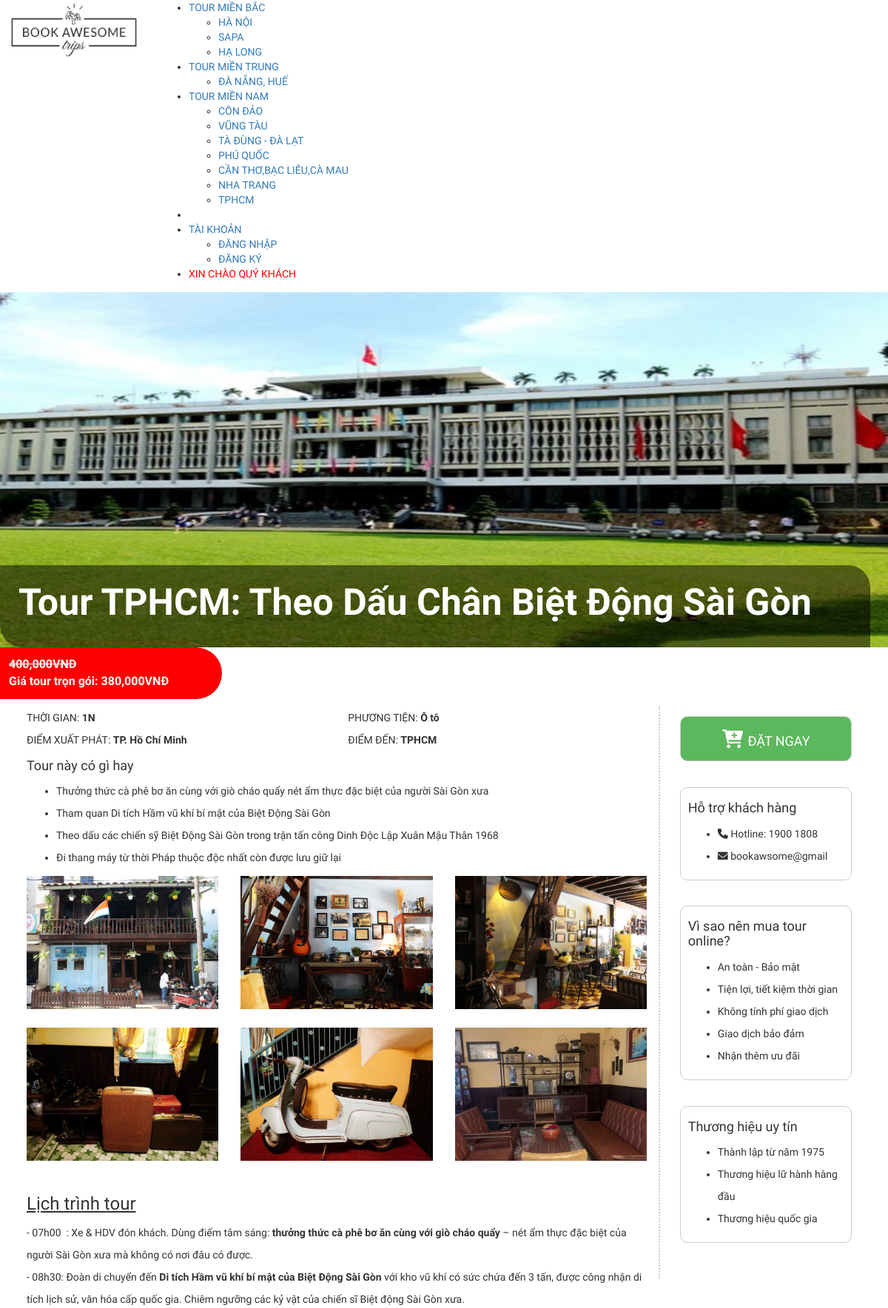
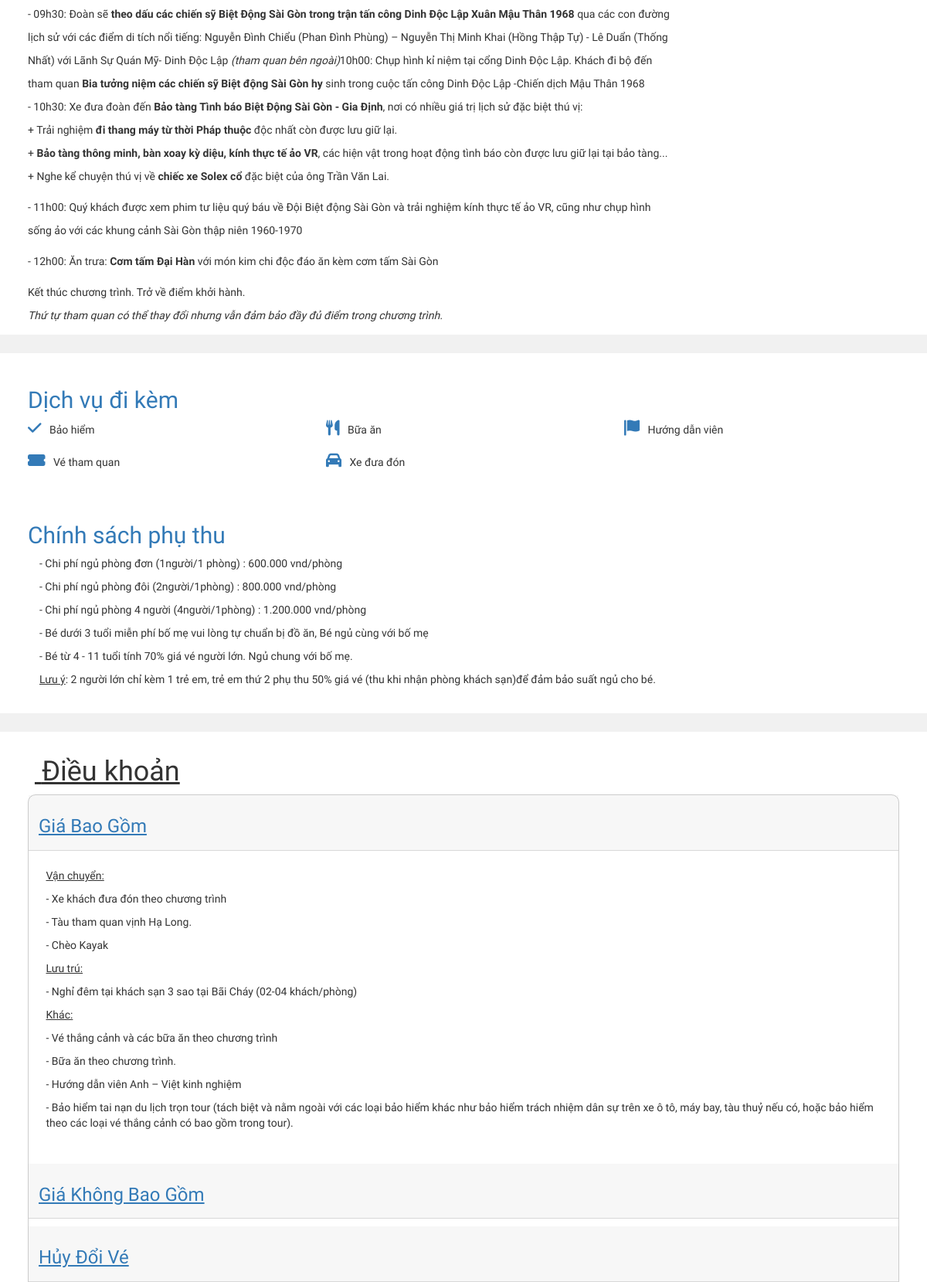
The page /index.php?action=home&act=detailTour&id=12 (upper part) on the database its author committed (2 pictures, top to bottom).
### tables this page shows
CREATE TABLE `tour` (
  `tourID` int(11) NOT NULL,
  `tourName` varchar(128) NOT NULL,
  `startingPoint` varchar(128) NOT NULL,
  `destination` varchar(128) NOT NULL,
  `time` varchar(128) NOT NULL,
  `transport` varchar(128) NOT NULL,
  `begin` date DEFAULT NULL,
  `end` date DEFAULT NULL,
  `priceTour` int(11) NOT NULL,
  `sale` varchar(11) NOT NULL,
  `saleTour` int(11) NOT NULL,
  `numPeople` int(11) NOT NULL,
  `thumbnail` text NOT NULL,
  `galleries` longtext NOT NULL,
  `typeTour` int(11) NOT NULL,
  `typeDestination` varchar(5) DEFAULT NULL,
  `schedule` text NOT NULL,
  `detailTour` text NOT NULL
);

### Model/connect.php (called while the page is built, shortened)
<?php
class connect
{
	var $db=null;
	public function __construct()
	{
		$dsn='mysql:host=localhost;dbname=mytour2';
		$user='root';
		$pass='';
		$this->db=new PDO($dsn,$user,$pass,array(PDO::MYSQL_ATTR_INIT_COMMAND=>"SET NAMES utf8"));
	}
	public function getInstance($select)
	{
		$results=$this->db->query($select);
		$result=$results->fetch();
		return $result;
	}
}
?>

### Model/tour.php (called while the page is built, shortened)
<?php
    class Tour {
        public function getDetailTour($id) {
            $db = new connect();
            $selectDB = "SELECT * FROM tour where tourID = $id";
            $result = $db->getInstance($selectDB);
            return $result;
        }
    }
?>

### View/tour_detail.php (the view, shortened to what this page needs)
<section class="tour-detail container-fluid" style="padding: 0">
    <?php
    if (isset($_GET['id'])) {
        $id = $_GET['id'];
        $tour = new Tour();
        $result = $tour->getDetailTour($id);
    }
    ?>
    <div class="pageTitle page-image-tour-tag " style="position: relative; ;">
        <img src="Content/images/Tour/<?php echo $result['thumbnail']; ?>" alt="" style="height: 480px; width: 100%;">
        <div class="background-description">
            <p class="tour-banner-title"><?php echo $result['tourName']; ?></p>
        </div>
    </div>
    <section class="mainContentSection singlePackage " style="background-color: white;">
        <div class="promotion-tour  " style="background-color: white;">
            <div class="text-promotion-tour  " style="color: white;; font-size:14px;font-weight: bold;padding: 0">
                <?php
                if ($result['saleTour'] > 0) :
                ?>
                    <p class="price old-price" style="background: red;width: 25%;padding: 1%;font-size: 16px; border-radius: 0 53px 53px 0;"> <del><?php echo number_format($result['priceTour']); ?>VNĐ</del><br>
                        Giá tour trọn gói: <?php echo number_format($result['saleTour']); ?>VNĐ</p>
                <?php
                endif;
                ?>
            </div>
        </div>
        <div class=" detail-tour-kiritm" style="padding: 0 3%;">
            <div class="row" style="line-height: 30px;">
                <div class="col-md-9 col-sm-12 col-xs-12">
                    <div class="info-tour" style="position: relative;">
                        <div class="row-info">
                            <div class="row">
                                <div class="col-md-6 col-sm-6 col-xs-12">
                                    <span class="text-uppercase">Thời gian:</span>
                                    <b><?php echo $result['time']; ?></b>
                                </div>
                                <div class="col-md-6 col-sm-6 col-xs-12">
                                    <span class="text-uppercase">Phương tiện:</span>
                                    <b class="text-strong">
                                        <?php echo $result['transport']; ?>
                                    </b>
                                </div>
                            </div>
                            <div class="row">
                                <div class="col-md-6 col-sm-6 col-xs-12">
                                    <span class="text-uppercase">Điểm xuất phát:</span>
                                    <b class="text-strong"><?php echo $result['startingPoint']; ?> </b>
                                </div>
                                <div class="col-md-6 col-sm-6 col-xs-12">
                                    <span class="text-uppercase">Điểm đến:</span>
                                    <b class="text-strong"><?php echo $result['destination']; ?></b>
                                </div>
                            </div>
                        </div>
                    </div>
                    <div class="row-description">
                        <h4 class="title-description">Tour này có gì hay</h4>
                        <?php echo $result['schedule']; ?>
                    </div>
                    <div class="row row-image-box isdesktop">
                        <?php
                        $sub = explode(',', $result['galleries']);
                        foreach ($sub as $key => $galleries) :
                        ?>
                            <div class="col-md-4 col-sm-6 col-xs-12 isotopeSelector " style="margin-bottom: 25px">
                                <img style="width:100%; height:180px" alt="image tour" src="Content/images/Tour/<?php echo $galleries; ?>">
                            </div>
                        <?php
                        endforeach;
                        ?>
                    </div>
                    <div class="content-detail">
                        <h3 class="title-description"> <u>Lịch trình tour</u> </h3>
                        <?php echo $result['detailTour']; ?>
                    </div>
                </div>
                <div class="col-md-3 col-sm-12 col-xs-12">
                    <div class="row" style="padding: 5%; border-left: 2px dotted #80808063;">
                        <div class="col-md-12 col-sm-4 col-xs-12">
                            <a href="index.php?action=cart&act=infoCustomer&id=<?php echo $result['tourID']; ?>"><button type="button" class=" btn-success" style=" border: 1px solid #ccc;padding: 3% 4%;border-radius: 10px; margin-bottom: 15%; width: 100%;">
                                    <h4><i class="fas fa-cart-plus" style="font-size: 25px; margin-right: 3%;"> </i>ĐẶT NGAY</h4>
                                </button></a>
                        </div>
                        <div>
                            <div class="col-md-12 col-sm-4 col-xs-12">
                                <div class="right-detail-tour-box" id="boxInfoSuportSgt" style=" border: 1px solid #ccc;padding: 3% 4%;border-radius: 10px; margin-bottom: 15%;">
                                    <h4 class="title">Hỗ trợ khách hàng</h4>
                                    <ul class="list-rows">
                                        <li class="item">
                                            <i class="fas fa-phone"></i>
                                            <span class="text">Hotline: 1900 1808</span>
                                        </li>
                                        <li class="item">
                                            <i class="fas fa-envelope"></i>
                                            <span class="text">bookawsome@gmail</span>
                                        </li>
                                    </ul>
                                </div>
                            </div>
                            <div class="col-md-12 col-sm-4 col-xs-12">
                                <div class="right-detail-tour-box" style=" border: 1px solid #ccc;padding: 3% 4%; border-radius: 10px; margin-bottom: 15%;">
                                    <h4 class="title">Vì sao nên mua tour online?</h4>
                                    <ul class="list-rows">
                                        <li class="item">An toàn - Bảo mật</span> </li>
                                        <li class="item">Tiện lợi, tiết kiệm thời gian</span> </li>
                                        <li class="item">Không tính phí giao dịch</span> </li>
                                        <li class="item">Giao dịch bảo đảm</span> </li>
                                        <li class="item">Nhận thêm ưu đãi</span></li>
                                    </ul>
                                </div>
                            </div>
                            <div class="col-md-12 col-sm-4 col-xs-12">
                                <div class="right-detail-tour-box" style=" border: 1px solid #ccc;padding: 3% 4%; border-radius: 10px;margin-bottom: 15%">
                                    <h4 class="title">Thương hiệu uy tín</h4>
                                    <ul class="list-rows">
                                        <li class="item">Thành lập từ năm 1975</span> </li>
                                        <li class="item">Thương hiệu lữ hành hàng đầu</span></li>
                                        <li class="item">Thương hiệu quốc gia</span></li>
                                    </ul>
                                </div>
                            </div>
                        </div>
                    </div>
                </div>
            </div>
        </div>
    </section>
    <div style=" margin: 2% 0; background:white">
        <div class="col-xs-12" style="background:white;padding: 2% 3%;">
            <h2 class="tourDetailheadLine text-primary">Dịch vụ đi kèm</h2>
            <div class="row tourService">
                <div class="col-xs-6 col-sm-4 tourServiceItem">
                    <span><i class="fas fa-check text-primary" style="font-size:20px"></i></i> &nbsp;&nbsp;Bảo hiểm</span>
                </div>
                <div class="col-xs-6 col-sm-4 tourServiceItem">
                    <span><i class="fas fa-utensils text-primary" style="font-size:20px"></i> &nbsp;&nbsp;Bữa ăn</span>
                </div>
                <div class="col-xs-6 col-sm-4 tourServiceItem">
                    <span><i class="fas fa-flag text-primary" style="font-size:20px"></i> &nbsp;&nbsp;Hướng dẫn viên</span>
                </div>
                <div class="col-xs-6 col-sm-4 tourServiceItem" style="margin-top:20px">
                    <span><i class="fas fa-ticket-alt text-primary" style="font-size:20px"></i> &nbsp;&nbsp;Vé tham quan</span>
                </div>
                <div class="col-xs-6 col-sm-4 tourServiceItem" style="margin-top:20px">
                    <span><i class="fas fa-car text-primary" style="font-size:20px"></i>&nbsp; &nbsp;Xe đưa đón</span>
                </div>
            </div>
        </div>
        <div class="col-xs-12" style="background:white; padding: 2% 3%;">
            <h2 class="text-primary"> Chính sách phụ thu</h2>
            <div class="col-xs-12">
                <p> -&nbsp;Chi phí ngủ phòng đơn (1người/1 phòng) : 600.000 vnd/phòng<br></p>
                <p>-&nbsp;Chi phí ngủ phòng đôi (2người/1phòng) : 800.000 vnd/phòng<br></p>
                <p> -&nbsp;Chi phí ngủ phòng 4 người (4người/1phòng) : 1.200.000 vnd/phòng<br></p>
                <p>-&nbsp;Bé dưới 3 tuổi miễn phí bố mẹ vui lòng tự chuẩn bị đồ ăn, Bé ngủ cùng với bố mẹ </p>
                <p>- Bé từ 4 - 11 tuổi tính 70% giá vé người lớn. Ngủ chung với bố mẹ.&nbsp;</p>
                <p><span style="text-decoration: underline;">Lưu ý</span>: 2 người lớn chỉ kèm 1 trẻ em, trẻ em thứ 2 phụ thu 50% giá vé (thu khi nhận phòng khách sạn)để đảm bảo suất ngủ cho bé.&nbsp;</p>
            </div>
        </div>
    </div>
    <div style="background:white;padding:1% 3%;margin: 2% 0;">
        <h1>  <u> Điều khoản</u> </h1>
        <div id="accordion" style="border: 1px solid #ccc; border-radius: 10px; ">
            <div class="card active">
                <div class="card-header" id="headingOne">
                    <div class="mb-0 collapse2">
                        <button class="btn btn-link collapsed" data-toggle="collapse" data-target="#collapseOne" aria-expanded="false" aria-controls="collapseOne">
                            <u><h3>Giá Bao Gồm</h3></u>
                        </button>
                    </div>
                </div>
                <div id="collapseOne" class="collapse3 active" aria-labelledby="headingOne" data-parent="#accordion" style=" padding:2%">
                    <div>
                        <p><span style="text-decoration: underline;">Vận chuyển:</span></p>
                        <p>- Xe khách đưa đón theo chương trình</p>
                        <p>- Tàu tham quan vịnh Hạ Long.</p>
                        <p>- Chèo Kayak&nbsp;</p>
                        <p><span style="text-decoration: underline;">Lưu trú:</span></p>
                        <p>- Nghỉ đêm tại khách sạn 3 sao tại Bãi Cháy (02-04 khách/phòng)</p>
                        <p><span style="text-decoration: underline;">Khác:</span></p>
                        <p>- Vé thắng cảnh và các bữa ăn theo chương trình</p>
                        <p>- Bữa ăn theo chương trình.&nbsp;</p>
                        <p>- Hướng dẫn viên Anh – Việt kinh nghiệm</p>
                        <p>- Bảo hiểm tai nạn du lịch trọn tour (tách biệt và nằm ngoài với các loại bảo hiểm khác như bảo hiểm trách nhiệm dân sự trên xe ô tô, máy bay, tàu thuỷ nếu có, hoặc bảo hiểm theo các loại vé thắng cảnh có bao gồm trong tour).</p>
                    </div>
                </div>
            </div>
            <div class="card">
                <div class="card-header" id="headingTwo">
                    <h5 class="mb-0 collapse2">
                        <button class="btn btn-link collapsed" data-toggle="collapse" data-target="#collapseTwo" aria-expanded="false" aria-controls="collapseTwo">
                          <u><h3> Giá Không Bao Gồm</h3></u>
                        </button>
                    </h5>
                </div>
            </div>
            <div class="card">
                <div class="card-header" id="headingThree">
                    <h5 class="mb-0 collapse2">
                        <button class="btn btn-link collapsed" data-toggle="collapse" data-target="#collapseThree" aria-expanded="false" aria-controls="collapseThree">
                           <u><h3>Hủy Đổi Vé</h3></u>
                        </button>
                    </h5>
                </div>
            </div>
        </div>
    </div>
</section>

### rows shown on the page
tour: thumbnail (picture), tourName "Tour TPHCM: Theo Dấu Chân Biệt Động Sài Gòn", priceTour "400,000", saleTour "380,000", time "1N", transport "Ô tô", startingPoint "TP. Hồ Chí Minh", destination "TPHCM", schedule "Thưởng thức cà phê bơ ăn cùng với giò cháo quẩy nét ẩm thực đặc biệt của người Sài Gòn xưa Tham quan Di tích Hầm vũ khí bí mật của Biệt Động Sài Gòn Theo dấu các chiến sỹ Biệt Động Sài Gòn trong trận tấn công Dinh Độc Lập Xuân Mậu Thân 1968 Đi thang máy từ thời Pháp thuộc độc nhất còn được lưu giữ lại", detailTour "- 07h00 : Xe & HDV đón khách. Dùng điểm tâm sáng: thưởng thức cà phê bơ ăn cùng với giò cháo quẩy – nét ẩm thực đặc biệt của người Sài Gòn xưa mà không có nơi đâu có được. - 08h30: Đoàn di chuyển đến Di tích Hầm vũ khí bí mật của Biệt Động Sài Gòn với kho vũ khí có sức chứa đến 3 tấn, được công nhận di tích lịch sử, văn hóa cấp quốc gia. Chiêm ngưỡng các kỷ vật của chiến sĩ Biệt động Sài Gòn xưa. - 09h30: Đoàn sẽ theo dấu các chiến sỹ Biệt Động Sài Gòn trong trận tấn công Dinh Độc Lập Xuân Mậu Thân 1968 qua các con đường lịch sử với các điểm di tích nổi tiếng: Nguyễn Đình Chiểu (Phan Đình Phùng) – Nguyễn Thị Minh Khai (Hồng Thập Tự) - Lê Duẩn (Thống Nhất) với Lãnh Sự Quán Mỹ- Dinh Độc Lập…"

### other values the page prints
$set['destination'] "HÀ NỘI"
$set['destination'] "SAPA"
$set['destination'] "HẠ LONG"
$set['destination'] "ĐÀ NẴNG, HUẾ"
$set['destination'] "CÔN ĐẢO"
$set['destination'] "VŨNG TÀU"
$set['destination'] "TÀ ĐÙNG - ĐÀ LẠT"
$set['destination'] "PHÚ QUỐC"
$set['destination'] "CẦN THƠ,BẠC LIÊU,CÀ MAU"
$set['destination'] "NHA TRANG"
$set['destination'] "TPHCM"
